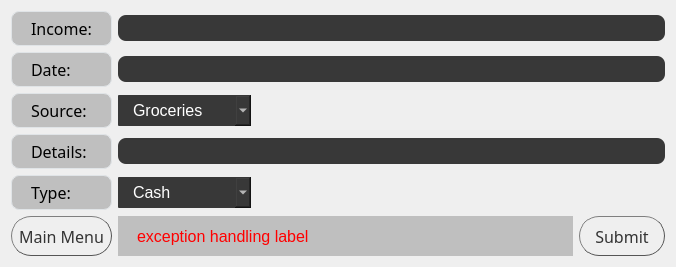
      <widget class="QWidget" name="tabIncome">
       <attribute name="title">
        <string>Income</string>
       </attribute>
       <layout class="QGridLayout" name="gridLayout_3">
        <item row="4" column="1">
         <widget class="QComboBox" name="comboIncomeType">
          <property name="sizePolicy">
           <sizepolicy hsizetype="Preferred" vsizetype="Fixed">
            <horstretch>0</horstretch>
            <verstretch>0</verstretch>
           </sizepolicy>
          </property>
          <property name="font">
           <font>
            <pointsize>12</pointsize>
           </font>
          </property>
          <property name="styleSheet">
           <string notr="true">QComboBox {
	color: rgb(56, 56, 56);
	color: rgb(255,255,255);
  	border-radius: 1px;
  	padding: 5px 15px;
  	background-color:#383838
}

QComboBox::hover {
  border: 1px solid #e0e4e7;

}

QComboBox::focus{
  border: 1px solid #e0e4e7;
}</string>
          </property>
          <item>
           <property name="text">
            <string>Cash</string>
           </property>
          </item>
          <item>
           <property name="text">
            <string>Check</string>
           </property>
          </item>
          <item>
           <property name="text">
            <string>Digital</string>
           </property>
          </item>
         </widget>
        </item>
        <item row="5" column="0">
         <widget class="QPushButton" name="buttonBackFromIncome">
          <property name="minimumSize">
           <size>
            <width>40</width>
            <height>40</height>
           </size>
          </property>
          <property name="font">
           <font>
            <family>Impact</family>
            <pointsize>12</pointsize>
           </font>
          </property>
          <property name="styleSheet">
           <string notr="true">QPushButton {
color: #333;
border: 1px solid #555;
border-radius: 20px;
border-style: outset;
background: qradialgradient(
cx: 0.3, cy: -0.4, fx: 0.3, fy: -0.4,
radius: 1, stop: 0 #fff, stop: 1 #888
);
padding: 5px;
}

QPushButton:hover {
background: qradialgradient(
cx: 0.3, cy: -0.4, fx: 0.3, fy: -0.4,
radius: 1.35, stop: 0 #fff, stop: 1 #bbb
);
}</string>
          </property>
          <property name="text">
           <string>Main Menu</string>
          </property>
         </widget>
        </item>
        <item row="2" column="8">
         <spacer name="horizontalSpacer_3">
          <property name="orientation">
           <enum>Qt::Horizontal</enum>
          </property>
          <property name="sizeHint" stdset="0">
           <size>
            <width>40</width>
            <height>20</height>
           </size>
          </property>
         </spacer>
        </item>
        <item row="3" column="1" colspan="10">
         <widget class="QLineEdit" name="lineIncomeDetails">
          <property name="styleSheet">
           <string notr="true">QLineEdit {
	color: rgb(56, 56, 56);
	color: rgb(255,255,255);
  	border-radius: 8px;
  	padding: 5px 15px;
  	background-color:#383838
}

QLineEdit:hover {
  border: 1px solid #e0e4e7;

}

QLineEdit::focus{
  border: 1px solid #e0e4e7;
}</string>
          </property>
          <property name="maxLength">
           <number>100</number>
          </property>
         </widget>
        </item>
        <item row="5" column="1" colspan="8">
         <widget class="QLabel" name="labelExceptionIncome">
          <property name="font">
           <font>
            <pointsize>12</pointsize>
           </font>
          </property>
          <property name="styleSheet">
           <string notr="true">QLabel {
  color:rgb(255, 0, 0);
  background-color:rgba(0,0,0, 20% );
  padding: 5px 15px;
}
</string>
          </property>
          <property name="text">
           <string>exception handling label</string>
          </property>
         </widget>
        </item>
        <item row="5" column="9" colspan="2">
         <widget class="QPushButton" name="buttonIncomeSubmit">
          <property name="minimumSize">
           <size>
            <width>40</width>
            <height>40</height>
           </size>
          </property>
          <property name="font">
           <font>
            <family>Impact</family>
            <pointsize>12</pointsize>
           </font>
          </property>
          <property name="styleSheet">
           <string notr="true">QPushButton {
color: #333;
border: 1px solid #555;
border-radius: 20px;
border-style: outset;
background: qradialgradient(
cx: 0.3, cy: -0.4, fx: 0.3, fy: -0.4,
radius: 1, stop: 0 #fff, stop: 1 #888
);
padding: 5px;
}

QPushButton:hover {
background: qradialgradient(
cx: 0.3, cy: -0.4, fx: 0.3, fy: -0.4,
radius: 1.35, stop: 0 #fff, stop: 1 #bbb
);
}</string>
          </property>
          <property name="text">
           <string>Submit</string>
          </property>
         </widget>
        </item>
        <item row="2" column="10">
         <spacer name="horizontalSpacer">
          <property name="orientation">
           <enum>Qt::Horizontal</enum>
          </property>
          <property name="sizeHint" stdset="0">
           <size>
            <width>40</width>
            <height>20</height>
           </size>
          </property>
         </spacer>
        </item>
        <item row="2" column="7">
         <spacer name="horizontalSpacer_4">
          <property name="orientation">
           <enum>Qt::Horizontal</enum>
          </property>
          <property name="sizeHint" stdset="0">
           <size>
            <width>40</width>
            <height>20</height>
           </size>
          </property>
         </spacer>
        </item>
        <item row="2" column="3">
         <spacer name="horizontalSpacer_15">
          <property name="orientation">
           <enum>Qt::Horizontal</enum>
          </property>
          <property name="sizeHint" stdset="0">
           <size>
            <width>40</width>
            <height>20</height>
           </size>
          </property>
         </spacer>
        </item>
        <item row="2" column="4">
         <spacer name="horizontalSpacer_12">
          <property name="orientation">
           <enum>Qt::Horizontal</enum>
          </property>
          <property name="sizeHint" stdset="0">
           <size>
            <width>40</width>
            <height>20</height>
           </size>
          </property>
         </spacer>
        </item>
        <item row="3" column="0">
         <widget class="QLabel" name="labelIncomeDetails">
          <property name="font">
           <font>
            <family>Impact</family>
            <pointsize>12</pointsize>
           </font>
          </property>
          <property name="styleSheet">
           <string notr="true">QLabel {
  background-color:rgba(0,0,0, 20% );
  border-radius: 8px;
  padding: 5px 15px;
  border: 1px solid #e0e4e7;
}
</string>
          </property>
          <property name="text">
           <string>Details:</string>
          </property>
         </widget>
        </item>
        <item row="2" column="9">
         <spacer name="horizontalSpacer_2">
          <property name="orientation">
           <enum>Qt::Horizontal</enum>
          </property>
          <property name="sizeHint" stdset="0">
           <size>
            <width>40</width>
            <height>20</height>
           </size>
          </property>
         </spacer>
        </item>
        <item row="2" column="5">
         <spacer name="horizontalSpacer_6">
          <property name="orientation">
           <enum>Qt::Horizontal</enum>
          </property>
          <property name="sizeHint" stdset="0">
           <size>
            <width>40</width>
            <height>20</height>
           </size>
          </property>
         </spacer>
        </item>
        <item row="2" column="6">
         <spacer name="horizontalSpacer_5">
          <property name="orientation">
           <enum>Qt::Horizontal</enum>
          </property>
          <property name="sizeHint" stdset="0">
           <size>
            <width>40</width>
            <height>20</height>
           </size>
          </property>
         </spacer>
        </item>
        <item row="4" column="0">
         <widget class="QLabel" name="labelIncomeType">
          <property name="font">
           <font>
            <family>Impact</family>
            <pointsize>12</pointsize>
           </font>
          </property>
          <property name="styleSheet">
           <string notr="true">QLabel {
  background-color:rgba(0,0,0, 20% );
  border-radius: 8px;
  padding: 5px 15px;
  border: 1px solid #e0e4e7;
}
</string>
          </property>
          <property name="text">
           <string>Type:</string>
          </property>
         </widget>
        </item>
        <item row="0" column="1" colspan="10">
         <widget class="QLineEdit" name="lineIncome">
          <property name="styleSheet">
           <string notr="true">QLineEdit {
	color: rgb(56, 56, 56);
	color: rgb(255,255,255);
  	border-radius: 8px;
  	padding: 5px 15px;
  	background-color:#383838
}

QLineEdit:hover {
  border: 1px solid #e0e4e7;

}

QLineEdit::focus{
  border: 1px solid #e0e4e7;
}</string>
          </property>
         </widget>
        </item>
        <item row="0" column="0">
         <widget class="QLabel" name="labelIncome">
          <property name="font">
           <font>
            <family>Impact</family>
            <pointsize>12</pointsize>
           </font>
          </property>
          <property name="styleSheet">
           <string notr="true">QLabel {
  background-color:rgba(0,0,0, 20% );
  border-radius: 8px;
  padding: 5px 15px;
  border: 1px solid #e0e4e7;
}
</string>
          </property>
          <property name="text">
           <string>Income:</string>
          </property>
         </widget>
        </item>
        <item row="1" column="0">
         <widget class="QLabel" name="labelDateIncome">
          <property name="font">
           <font>
            <family>Impact</family>
            <pointsize>12</pointsize>
           </font>
          </property>
          <property name="styleSheet">
           <string notr="true">QLabel {
  background-color:rgba(0,0,0, 20% );
  border-radius: 8px;
  padding: 5px 15px;
  border: 1px solid #e0e4e7;
}
</string>
          </property>
          <property name="text">
           <string>Date:</string>
          </property>
         </widget>
        </item>
        <item row="2" column="0">
         <widget class="QLabel" name="labelIncomeSource">
          <property name="font">
           <font>
            <family>Impact</family>
            <pointsize>12</pointsize>
           </font>
          </property>
          <property name="styleSheet">
           <string notr="true">QLabel {
  background-color:rgba(0,0,0, 20% );
  border-radius: 8px;
  padding: 5px 15px;
  border: 1px solid #e0e4e7;
}
</string>
          </property>
          <property name="text">
           <string>Source:</string>
          </property>
         </widget>
        </item>
        <item row="2" column="2">
         <spacer name="horizontalSpacer_16">
          <property name="orientation">
           <enum>Qt::Horizontal</enum>
          </property>
          <property name="sizeHint" stdset="0">
           <size>
            <width>40</width>
            <height>20</height>
           </size>
          </property>
         </spacer>
        </item>
        <item row="2" column="1">
         <widget class="QComboBox" name="comboIncomeSource">
          <property name="sizePolicy">
           <sizepolicy hsizetype="Preferred" vsizetype="Fixed">
            <horstretch>30</horstretch>
            <verstretch>0</verstretch>
           </sizepolicy>
          </property>
          <property name="font">
           <font>
            <pointsize>12</pointsize>
           </font>
          </property>
          <property name="styleSheet">
           <string notr="true">QComboBox {
	color: rgb(56, 56, 56);
	color: rgb(255,255,255);
  	border-radius: 1px;
  	padding: 5px 15px;
  	background-color:#383838
}

QComboBox::hover {
  border: 1px solid #e0e4e7;

}

QComboBox::focus{
  border: 1px solid #e0e4e7;
}</string>
          </property>
          <item>
           <property name="text">
            <string>Groceries</string>
           </property>
          </item>
          <item>
           <property name="text">
            <string>Refueling</string>
           </property>
          </item>
          <item>
           <property name="text">
            <string>Decorations</string>
           </property>
          </item>
          <item>
           <property name="text">
            <string>Installment</string>
           </property>
          </item>
         </widget>
        </item>
        <item row="1" column="1" colspan="10">
         <widget class="QLineEdit" name="lineIncomeDate">
          <property name="styleSheet">
           <string notr="true">QLineEdit {
	color: rgb(56, 56, 56);
	color: rgb(255,255,255);
  	border-radius: 8px;
  	padding: 5px 15px;
  	background-color:#383838
}

QLineEdit:hover {
  border: 1px solid #e0e4e7;

}

QLineEdit::focus{
  border: 1px solid #e0e4e7;
}</string>
          </property>
         </widget>
        </item>
       </layout>
      </widget>
